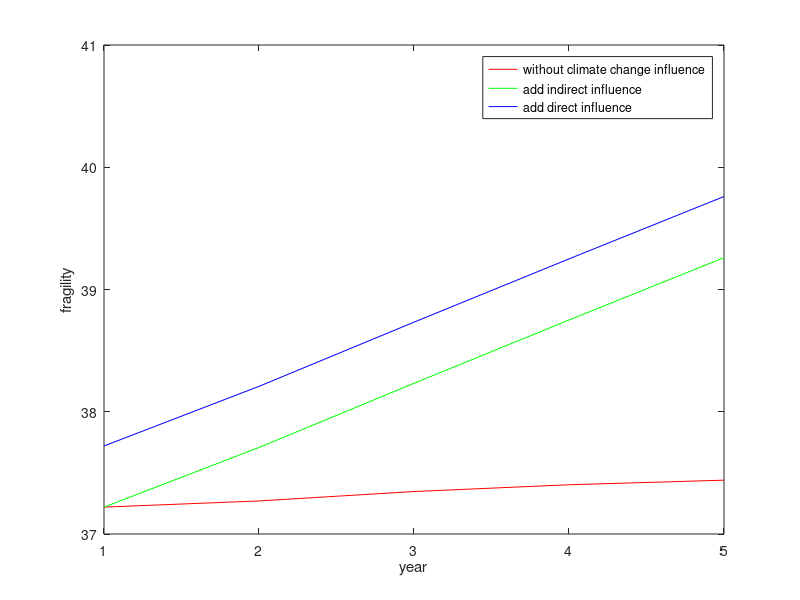

Here is the MATLAB script that generated this plot:
%factors1=[7.20; 9.25; 8.45; 10]; %Iraq
%factors1=[9.65; 9.00; 7.80; 9.70]; %Congo
%factors1=[9.1; 8.6; 8.65; 7.70]; %Haiti
%factors1=[9.5; 9.8; 8.07; 9.00]; %Syria
%factors1=[9.25; 9; 8.27; 9.55]; %Sudan
factors1=[9.85; 9; 8.87; 9.5]; %Central African Republic
factors=factors1;
K=[1/2 0 1/3 1/6; 0 2/3 1/6 1/6; 1/2 0 3/8 1/8; 1/4 1/4 1/4 1/4];
KC=[1/8; 0; 1/2; 1/4];
C=0.5;
year=5;
X=zeros(year);
Y1=zeros(year);
Y2=zeros(year);
Y3=zeros(year);

for i=1:year
    X(i)=i;
    Y1(i)=sum(factors);
    factors=K*factors;    
end    
p1=plot(X, Y1, 'r');
hold on

factors=factors1;
for i=1:year
    X(i)=i;
    Y2(i)=sum(factors);
    factors=K*factors+KC*C;    
end    
p2=plot(X, Y2, 'g');
hold on

factors=factors1;
for i=1:year
    X(i)=i;
    Y3(i)=sum(factors)+C;
    factors=K*factors+KC*C;    
end    
p3=plot(X, Y3, 'b');
axis([1 year 37 41]);
hold off
xlabel('year');
ylabel('fragility');
legend([p1(1), p2(2), p3(3)],'without climate change influence','add indirect influence','add direct influence');

